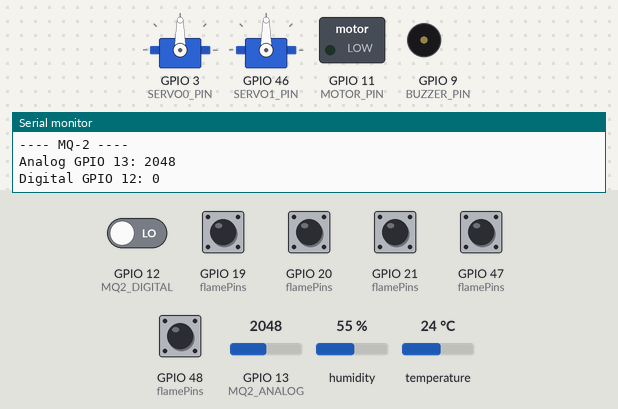
Bench run of a program on a simulated ESP32-S3. Parts: 2 × servo, switched loads named in the program (green lamp = pin HIGH), buzzer (waves = sounding, pin HIGH), the last lines printed to the serial monitor. Inputs (shaded band) come from the test bench; at power-on: GPIO 19 (flamePins), GPIO 20 (flamePins), GPIO 21 (flamePins), GPIO 47 (flamePins), GPIO 48 (flamePins) HIGH, GPIO 12 (MQ2_DIGITAL) LOW, GPIO 13 (MQ2_ANALOG) = 2048, humidity 55 %, temperature 24 °C.

Above: at 2.05 s.
At 3.05 s:
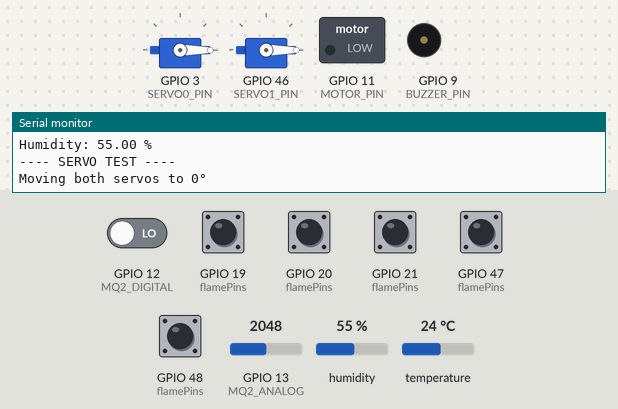
At 4.95 s:
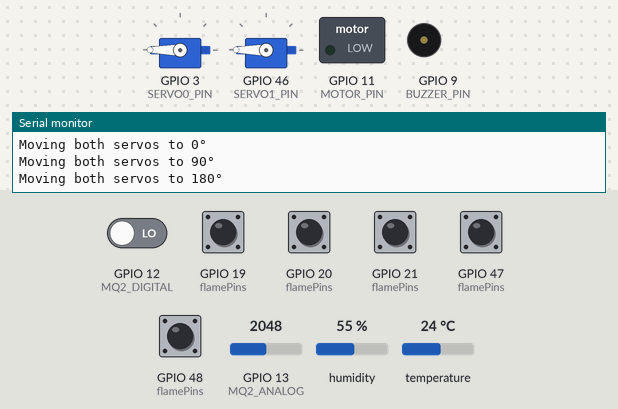
At 5.9 s:
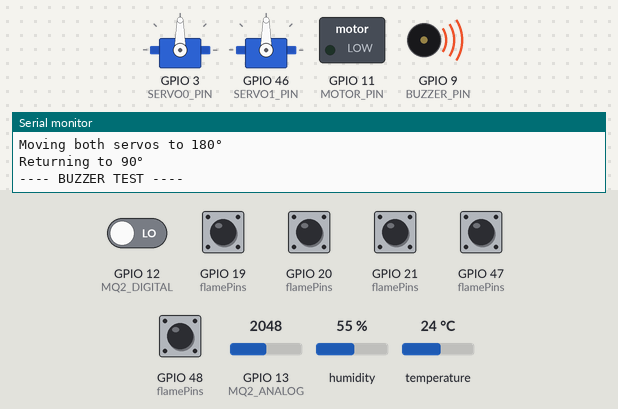
At 7.9 s:
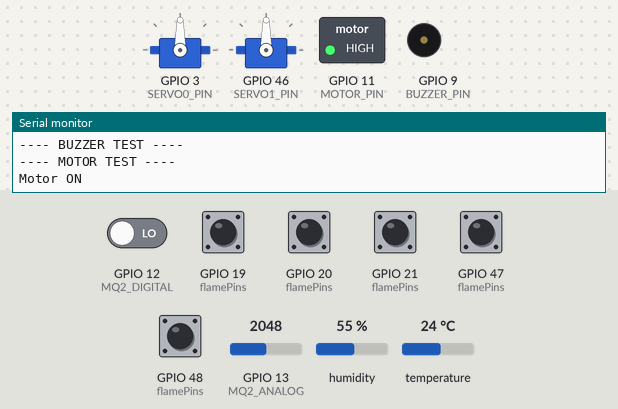
Timing chart, 0 to 13.6 s (numbered marks = the images above):
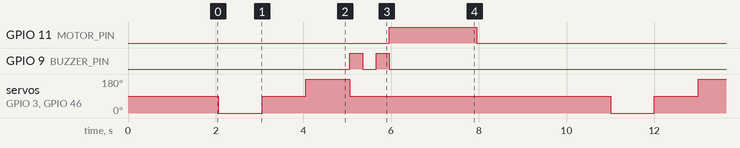

The program:

main.cpp
```cpp
#include <Arduino.h>
#include <ESP32Servo.h>
#include <DHT.h>

// ==========================
// Pin Definitions
// ==========================

// 5-channel flame sensor
#define FLAME_0 19
#define FLAME_1 20
#define FLAME_2 21
#define FLAME_3 47
#define FLAME_4 48

const int flamePins[] = {
    FLAME_0,
    FLAME_1,
    FLAME_2,
    FLAME_3,
    FLAME_4
};

// Servos
#define SERVO0_PIN 3
#define SERVO1_PIN 46

// Buzzer
#define BUZZER_PIN 9

// Motor
#define MOTOR_PIN 11

// MQ-2
#define MQ2_ANALOG 13
#define MQ2_DIGITAL 12

// DHT11
#define DHT_PIN 14
#define DHT_TYPE DHT11


// ==========================
// Objects
// ==========================

Servo servo0;
Servo servo1;

DHT dht(DHT_PIN, DHT_TYPE);


// ==========================
// Setup
// ==========================

void setup()
{
    Serial.begin(115200);
    delay(2000);

    Serial.println();
    Serial.println("=================================");
    Serial.println(" ESP32-S3 SENSOR TEST");
    Serial.println("=================================");

    // --------------------------
    // Flame Sensor
    // --------------------------

    for (int i = 0; i < 5; i++)
    {
        pinMode(flamePins[i], INPUT);
    }

    // --------------------------
    // Buzzer
    // --------------------------

    pinMode(BUZZER_PIN, OUTPUT);
    digitalWrite(BUZZER_PIN, LOW);

    // --------------------------
    // Motor
    // --------------------------

    pinMode(MOTOR_PIN, OUTPUT);
    digitalWrite(MOTOR_PIN, LOW);

    // --------------------------
    // MQ2
    // --------------------------

    pinMode(MQ2_ANALOG, INPUT);
    pinMode(MQ2_DIGITAL, INPUT);

    // --------------------------
    // Servos
    // --------------------------

    servo0.setPeriodHertz(50);
    servo1.setPeriodHertz(50);

    servo0.attach(SERVO0_PIN, 500, 2400);
    servo1.attach(SERVO1_PIN, 500, 2400);

    servo0.write(90);
    servo1.write(90);

    // --------------------------
    // DHT11
    // --------------------------

    dht.begin();

    Serial.println("Initialization complete.");
    Serial.println();
}


// ==========================
// Flame Sensor Test
// ==========================

void testFlameSensors()
{
    Serial.println("---- FLAME SENSOR ----");

    for (int i = 0; i < 5; i++)
    {
        int value = digitalRead(flamePins[i]);

        Serial.print("Flame ");
        Serial.print(i);
        Serial.print(" (GPIO ");
        Serial.print(flamePins[i]);
        Serial.print("): ");

        Serial.println(value);
    }
}


// ==========================
// MQ2 Test
// ==========================

void testMQ2()
{
    int analogValue = analogRead(MQ2_ANALOG);
    int digitalValue = digitalRead(MQ2_DIGITAL);

    Serial.println("---- MQ-2 ----");

    Serial.print("Analog GPIO 13: ");
    Serial.println(analogValue);

    Serial.print("Digital GPIO 12: ");
    Serial.println(digitalValue);
}


// ==========================
// DHT11 Test
// ==========================

void testDHT11()
{
    float humidity = dht.readHumidity();
    float temperature = dht.readTemperature();

    Serial.println("---- DHT11 ----");

    if (isnan(humidity) || isnan(temperature))
    {
        Serial.println("DHT11 ERROR: Failed to read!");
        return;
    }

    Serial.print("Temperature: ");
    Serial.print(temperature);
    Serial.println(" °C");

    Serial.print("Humidity: ");
    Serial.print(humidity);
    Serial.println(" %");
}


// ==========================
// Servo Test
// ==========================

void testServos()
{
    Serial.println("---- SERVO TEST ----");

    Serial.println("Moving both servos to 0°");

    servo0.write(0);
    servo1.write(0);
    delay(1000);

    Serial.println("Moving both servos to 90°");

    servo0.write(90);
    servo1.write(90);
    delay(1000);

    Serial.println("Moving both servos to 180°");

    servo0.write(180);
    servo1.write(180);
    delay(1000);

    Serial.println("Returning to 90°");

    servo0.write(90);
    servo1.write(90);
}


// ==========================
// Buzzer Test
// ==========================

void testBuzzer()
{
    Serial.println("---- BUZZER TEST ----");

    // Simple ON/OFF test
    digitalWrite(BUZZER_PIN, HIGH);
    delay(300);

    digitalWrite(BUZZER_PIN, LOW);
    delay(300);

    digitalWrite(BUZZER_PIN, HIGH);
    delay(300);

    digitalWrite(BUZZER_PIN, LOW);
}


// ==========================
// Motor Test
// ==========================

void testMotor()
{
    Serial.println("---- MOTOR TEST ----");

    Serial.println("Motor ON");

    digitalWrite(MOTOR_PIN, HIGH);
    delay(2000);

    Serial.println("Motor OFF");

    digitalWrite(MOTOR_PIN, LOW);
}


// ==========================
// Main Loop
// ==========================

void loop()
{
    Serial.println();
    Serial.println("=================================");
    Serial.println(" SENSOR READINGS");
    Serial.println("=================================");

    // Sensors
    testFlameSensors();
    testMQ2();
    testDHT11();

    Serial.println();

    // Actuators
    testServos();
    testBuzzer();
    testMotor();

    Serial.println();
    Serial.println("Waiting 3 seconds...");
    delay(3000);
}
```

Measured:
- by itself, GPIO 11 (MOTOR_PIN): alternates HIGH for 2.0 s and LOW for 6.9 s
- by itself, GPIO 9 (BUZZER_PIN): repeats every 8.9 s: LOW 0.30 s, HIGH 0.30 s, LOW 8.0 s, HIGH 0.30 s
- by itself, servo on GPIO 3 (SERVO0_PIN), servo on GPIO 46 (SERVO1_PIN): repeats every 8.9 s: 90° 1.0 s, 180° 1.0 s, 90° 5.9 s, 0° 1.0 s
